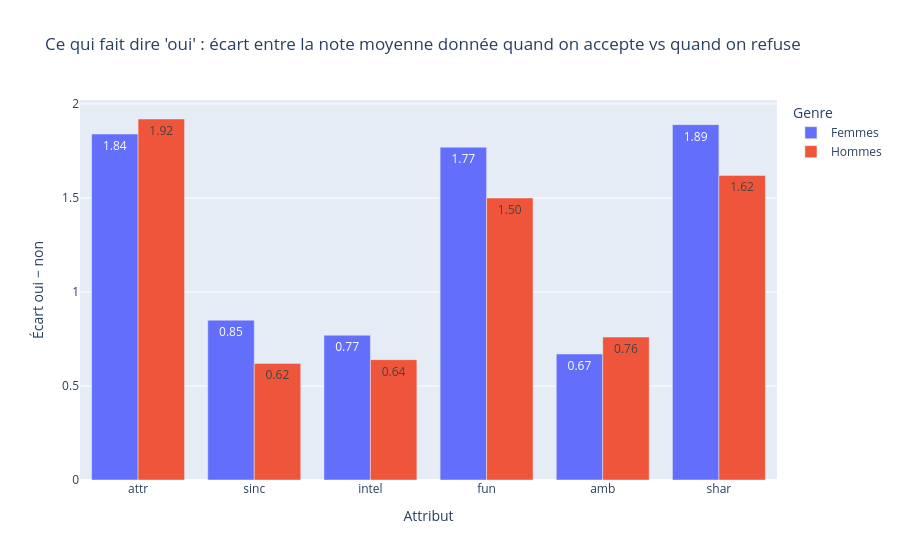

Write notebook code for a chart like this one.
### Code cell
ecart_long = ecart_final.reset_index().melt(
    id_vars="gender",
    var_name="Attribut",
    value_name="Écart oui − non"
)
ecart_long = ecart_long.rename(columns={"gender": "Genre"})

fig = px.bar(
    ecart_long,
    x="Attribut",
    y="Écart oui − non",
    color="Genre",
    barmode="group",
    title="Ce qui fait dire 'oui' : écart entre la note moyenne donnée quand on accepte vs quand on refuse",
    text_auto=".2f"
)
fig.show()

### Figure 1 — Plotly figure (JSON) as saved in the notebook; plotly's stock layout.template omitted (floating-point values rounded to 4 significant figures)
{"data": [{"alignmentgroup": "True", "hovertemplate": "Genre=Femmes<br>Attribut=%{x}<br>Écart oui − non=%{y}<extra></extra>", "legendgroup": "Femmes", "marker": {"color": "#636efa", "pattern": {"shape": ""}}, "name": "Femmes", "offsetgroup": "Femmes", "orientation": "v", "showlegend": true, "textposition": "auto", "texttemplate": "%{y:.2f}", "type": "bar", "x": ["attr", "sinc", "intel", "fun", "amb", "shar"], "xaxis": "x", "y": [1.84, 0.85, 0.77, 1.77, 0.67, 1.89], "yaxis": "y"}, {"alignmentgroup": "True", "hovertemplate": "Genre=Hommes<br>Attribut=%{x}<br>Écart oui − non=%{y}<extra></extra>", "legendgroup": "Hommes", "marker": {"color": "#EF553B", "pattern": {"shape": ""}}, "name": "Hommes", "offsetgroup": "Hommes", "orientation": "v", "showlegend": true, "textposition": "auto", "texttemplate": "%{y:.2f}", "type": "bar", "x": ["attr", "sinc", "intel", "fun", "amb", "shar"], "xaxis": "x", "y": [1.92, 0.62, 0.64, 1.5, 0.76, 1.62], "yaxis": "y"}], "layout": {"barmode": "group", "legend": {"title": {"text": "Genre"}, "tracegroupgap": 0}, "title": {"text": "Ce qui fait dire 'oui' : écart entre la note moyenne donnée quand on accepte vs quand on refuse"}, "xaxis": {"anchor": "y", "domain": [0, 1], "title": {"text": "Attribut"}}, "yaxis": {"anchor": "x", "domain": [0, 1], "title": {"text": "Écart oui − non"}}}}
